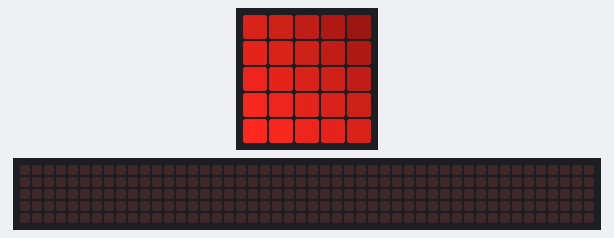
Bench run of a program on a simulated BBC micro:bit running MicroPython. Shown: the board's 5×5 LED display, a strip that is not on the board, showing the scrolling text unrolled. The 48×5 strip is a reading aid, not a part: it shows the text the display is scrolling, unrolled, one strip-width of it at a time. At 7.9 s the program stops and its outputs stay as they are.

Above: at 0.1 s.
At 3.6 s:
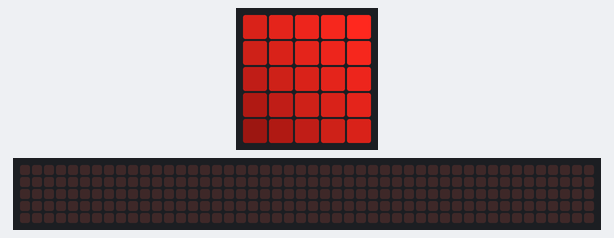
At 5.07 s:
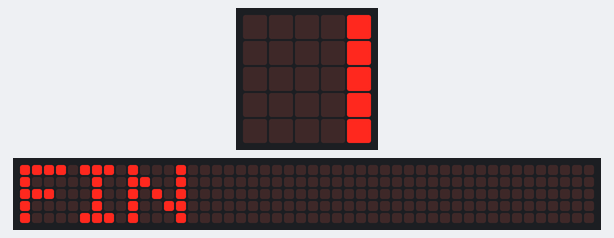
At 5.67 s:
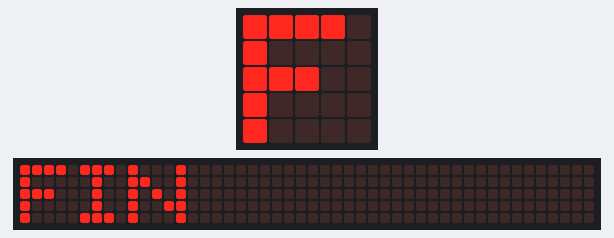
At 6.72 s:
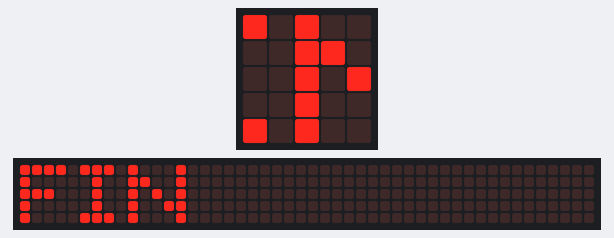
At 7.77 s:
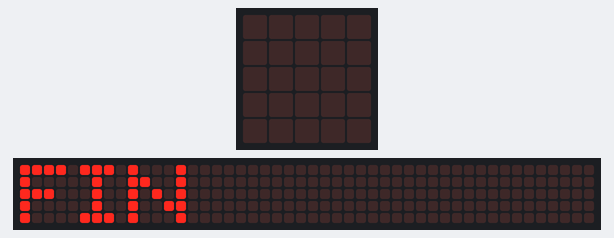

Measured:
- what the display in image 1 shows lasts 0.5 s, from 3.5 s to 4.0 s

The program:

imagenes_led.py
```python
from microbit import *

n = 1
borde = Image("56789:45678:34567:23456:12345")
interior = Image("54321:65432:76543:87654:98765")
while n<= 10:
    if n %2 == 0:
        display.show(borde)
    else:
        display.show(interior)
    sleep(500)
    n += 1

display.scroll("FIN")
```
